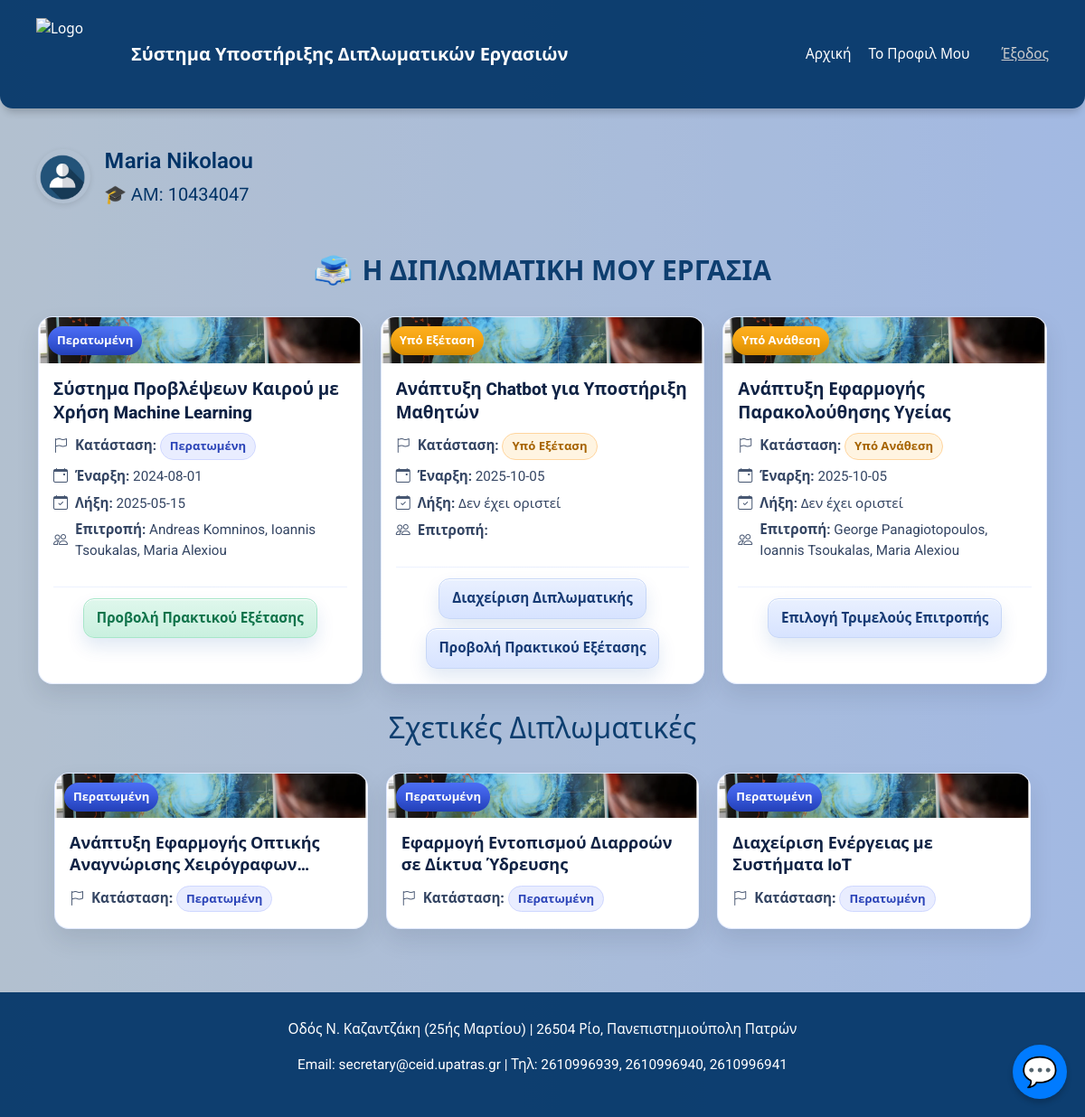
Screenshot of /students/student_home.php (signed in) with the database file from the repository.
### tables this page shows
CREATE TABLE `students` (
  `student_id` int(11) NOT NULL,
  `name` varchar(50) NOT NULL,
  `surname` varchar(50) NOT NULL,
  `student_number` varchar(50) NOT NULL,
  `street` varchar(100) DEFAULT NULL,
  `number` varchar(10) DEFAULT NULL,
  `city` varchar(50) DEFAULT NULL,
  `postcode` varchar(20) DEFAULT NULL,
  `father_name` varchar(50) DEFAULT NULL,
  `landline_telephone` varchar(15) DEFAULT NULL,
  `mobile_telephone` varchar(15) DEFAULT NULL
);

CREATE TABLE `theses` (
  `thesis_id` int(11) NOT NULL,
  `title` varchar(255) NOT NULL,
  `description` text DEFAULT NULL,
  `status` enum('Υπό Ανάθεση','Ενεργή','Υπό Εξέταση','Περατωμένη','Ακυρωμένη') NOT NULL,
  `start_date` date DEFAULT NULL,
  `cancel_gs_year` int(11) DEFAULT NULL,
  `assign_gs_year` int(11) DEFAULT NULL,
  `cancel_gs_number` int(11) DEFAULT NULL,
  `assign_gs_number` int(11) DEFAULT NULL,
  `end_date` date DEFAULT NULL,
  `final_grade` decimal(3,2) DEFAULT NULL,
  `student_id` int(11) DEFAULT NULL,
  `supervisor_id` int(11) DEFAULT NULL,
  `repository_link` varchar(255) DEFAULT NULL,
  `cancellation_reason` text DEFAULT NULL,
  `cancellation_ga_number` varchar(50) DEFAULT NULL,
  `cancellation_ga_year` int(11) DEFAULT NULL,
  `approval_gs_number` varchar(20) DEFAULT NULL,
  `links` longtext DEFAULT '[]' CHECK (json_valid(`links`)),
  `topic_pdf` varchar(255) DEFAULT NULL
);

### students/student_home.php (the view, shortened to what this page needs)
<?php
$dsn = "mysql:host=localhost;dbname=vasst";
$dbusername = "root";
$dbpassword = "";
try {
    $pdo = new PDO($dsn, $dbusername, $dbpassword);
    $pdo->setAttribute(PDO::ATTR_ERRMODE, PDO::ERRMODE_EXCEPTION);
    $email = $_SESSION['email'];
    $stmt = $pdo->prepare("SELECT s.name, s.surname, s.student_number FROM students s JOIN users u ON s.student_id = u.user_id WHERE u.email = ?");
    $stmt->execute([$email]);
    $user = $stmt->fetch(PDO::FETCH_ASSOC);
    $userFullName   = $user['name'] . ' ' . $user['surname'];
    $studentNumber  = $user['student_number'];
    $stmt = $pdo->prepare("SELECT student_id FROM students s JOIN users u ON s.student_id = u.user_id WHERE u.email = ?");
    $stmt->execute([$email]);
    $studentRow = $stmt->fetch(PDO::FETCH_ASSOC);
    $student_id = $studentRow['student_id'];
    $stmt = $pdo->prepare("
        SELECT
            t.thesis_id,
            t.title,
            t.status,
            t.start_date,
            t.end_date,
            GROUP_CONCAT(DISTINCT CONCAT(p.name, ' ', p.surname) SEPARATOR ', ') AS committee_members
        FROM theses t
        LEFT JOIN committees c ON t.thesis_id = c.thesis_id
        LEFT JOIN professors p ON p.professor_id IN (c.supervisor_id, c.member1_id, c.member2_id)
        WHERE t.student_id = :student_id
        GROUP BY t.thesis_id
    ");
    $stmt->execute(['student_id' => $student_id]);
    $theses = $stmt->fetchAll(PDO::FETCH_ASSOC);
    $stmt = $pdo->prepare("SELECT thesis_id, title, status FROM theses WHERE student_id != :student_id AND status = 'Περατωμένη' LIMIT 3");
    $stmt->execute(['student_id' => $student_id]);
    $recommendedTheses = $stmt->fetchAll(PDO::FETCH_ASSOC);
} catch (PDOException $e) {
    echo "Σφάλμα: " . $e->getMessage();
}
?>
<!DOCTYPE html>
<html lang="el">
<head>
  <link href="https://cdn.jsdelivr.net/npm/bootstrap@5.3.0/dist/css/bootstrap.min.css" rel="stylesheet">
  <link rel="stylesheet" href="https://cdn.jsdelivr.net/npm/bootstrap-icons@1.10.5/font/bootstrap-icons.css">
</head>
<body>
<header class="site-header">
  <div class="left">
    <img src="ceid_logo.png" alt="Logo" class="logo">
    <span class="system-name">Σύστημα Υποστήριξης Διπλωματικών Εργασιών</span>
  </div>
  <div class="right">
    <nav>
      <a href="student_home.php">Αρχική</a>
      <a href="profile_edit.php">Το Προφιλ Μου</a>
    </nav>
    <span class="user-info"><a href="loginn.php" style="color:#ccc">Έξοδος</a></span>
  </div>
</header>
<div class="user-welcome fade-block">
  <a href="profile_edit.php" class="user-profile-link">
    <img src="User_icon.png" alt="User Icon">
    <div class="user-info">
      <div class="user-fullname"><?php echo htmlspecialchars($userFullName); ?></div>
      <div class="user-id">🎓 ΑΜ: <?php echo htmlspecialchars($studentNumber); ?></div>
    </div>
  </a>
</div>
<div class="container">
  <h1 class="main-title" style="display:flex;align-items:center;justify-content:center;gap:10px;font-weight:bold;margin-top:30px;">
    <img src="thesis.png" alt="Εικόνα Διπλωματικής" style="height:40px;">
    Η ΔΙΠΛΩΜΑΤΙΚΗ ΜΟΥ ΕΡΓΑΣΙΑ
  </h1>
  <div class="thesis-grid">
    <?php foreach ($theses as $thesis):
      $status = trim($thesis['status'] ?? '');
      $tid    = (int)$thesis['thesis_id'];
      $chip = 'status--pending';
      $pill = 'pill--pending';
      if ($status === 'Περατωμένη') { $chip='status--done'; $pill='pill--done'; }
      elseif ($status === 'Υπο Εξέταση' || $status === 'Υπό Εξέταση') { $chip='status--pending'; $pill='pill--pending'; }
      elseif ($status === 'Ακυρωμένη') { $chip='status--cancel'; $pill='pill--cancel'; }
      elseif ($status === 'Ενεργή' || $status === 'Ενεργη') { $chip='status--active'; $pill='pill--active'; }
    ?>
      <div class="thesis-card" onclick="window.location.href='view_student.php?thesis_id=<?= $tid ?>';">
        <div class="thesis-image">
          <img src="weather_forecast.png" alt="Thesis Cover">
          <span class="status-chip <?= $chip ?>"><?= htmlspecialchars($status) ?></span>
        </div>
        <div class="thesis-content">
          <h3 class="thesis-title"><?= htmlspecialchars($thesis['title']) ?></h3>
          <ul class="meta">
            <li>
              <i class="bi bi-flag"></i>
              <span><strong>Κατάσταση:</strong>
                <span class="pill <?= $pill ?>"><?= htmlspecialchars($status) ?></span>
              </span>
            </li>
            <li>
              <i class="bi bi-calendar-event"></i>
              <span><strong>Έναρξη:</strong> <?= htmlspecialchars($thesis['start_date']) ?></span>
            </li>
            <li>
              <i class="bi bi-calendar-check"></i>
              <span><strong>Λήξη:</strong>
                <?= $thesis['end_date'] ? htmlspecialchars($thesis['end_date']) : 'Δεν έχει οριστεί' ?>
              </span>
            </li>
            <li>
              <i class="bi bi-people"></i>
              <span><strong>Επιτροπή:</strong> <?= htmlspecialchars($thesis['committee_members']) ?></span>
            </li>
          </ul>
        </div>
        <div class="card-divider"></div>
        <div class="action-buttons">
          <?php if ($status === 'Υπο Αναθεση' || $status === 'Υπό Ανάθεση'): ?>
            <a onclick="event.stopPropagation();" href="epilogitrimelousepitropis.php?thesis_id=<?= $tid ?>" class="action-button">Επιλογή Τριμελούς Επιτροπής</a>
          <?php elseif ($status === 'Υπο Εξέταση' || $status === 'Υπό Εξέταση'): ?>
            <a onclick="event.stopPropagation();" href="student_action.php?thesis_id=<?= $tid ?>" class="action-button">Διαχείριση Διπλωματικής</a>
            <a onclick="event.stopPropagation();" href="thesis_exam_report.php?thesis_id=<?= $tid ?>" class="action-button">Προβολή Πρακτικού Εξέτασης</a>
          <?php elseif ($status === 'Περατωμένη'): ?>
            <a onclick="event.stopPropagation();" href="thesis_exam_report.php?thesis_id=<?= $tid ?>" class="action-button green">Προβολή Πρακτικού Εξέτασης</a>
          <?php endif; ?>
        </div>
      </div>
    <?php endforeach; ?>
  </div>
</div>
<div style="margin:30px auto; width:90%; max-width:1200px; font-weight:bold;">
  <h2 class="text-center mb-4" style="color:rgba(0,51,102,.92);">Σχετικές Διπλωματικές</h2>
  <div class="thesis-grid">
    <?php foreach ($recommendedTheses as $thesis): ?>
      <div class="thesis-card thesis-card--compact" onclick="window.location.href='view_student.php?thesis_id=<?= (int)$thesis['thesis_id'] ?>';">
        <div class="thesis-image">
          <img src="weather_forecast.png" alt="Thesis Image">
          <span class="status-chip status--done"><?= htmlspecialchars($thesis['status']) ?></span>
        </div>
        <div class="thesis-content">
          <h3 class="thesis-title"><?= htmlspecialchars($thesis['title']) ?></h3>
          <ul class="meta">
            <li><i class="bi bi-flag"></i><span><strong>Κατάσταση:</strong> <span class="pill pill--done"><?= htmlspecialchars($thesis['status']) ?></span></span></li>
          </ul>
        </div>
      </div>
    <?php endforeach; ?>
  </div>
</div>
<div id="chatbot-toggle" onclick="toggleChatbot()">💬</div>
<footer>
  <p>Οδός Ν. Καζαντζάκη (25ής Μαρτίου) | 26504 Ρίο, Πανεπιστημιούπολη Πατρών</p>
  <p>Email: secretary@ceid.upatras.gr | Τηλ: 2610996939, 2610996940, 2610996941</p>
</footer>
</body>
</html>

### rows the page displays
students: userFullName "Μaria Nikolaou", student_number "10434047"
theses: status "Περατωμένη", title "Σύστημα Προβλέψεων Καιρού με Χρήση Machine Learning", start_date "2024-08-01", end_date "2025-05-15", committee_members "Andreas Komninos, Ioannis Tsoukalas, Maria Alexiou"
theses: status "Υπό Εξέταση", title "Ανάπτυξη Chatbot για Υποστήριξη Μαθητών", start_date "2025-10-05", shows "Δεν έχει οριστεί"
theses: status "Υπό Ανάθεση", title "Ανάπτυξη Εφαρμογής Παρακολούθησης Υγείας", start_date "2025-10-05", shows "Δεν έχει οριστεί", committee_members "George Panagiotopoulos, Ioannis Tsoukalas, Maria Alexiou"
theses: status "Περατωμένη", title "Ανάπτυξη Εφαρμογής Οπτικής Αναγνώρισης…"
theses: status "Περατωμένη", title "Εφαρμογή Εντοπισμού Διαρροών σε Δίκτυα Ύδρευσης"
theses: status "Περατωμένη", title "Διαχείριση Ενέργειας με Συστήματα IoT"
